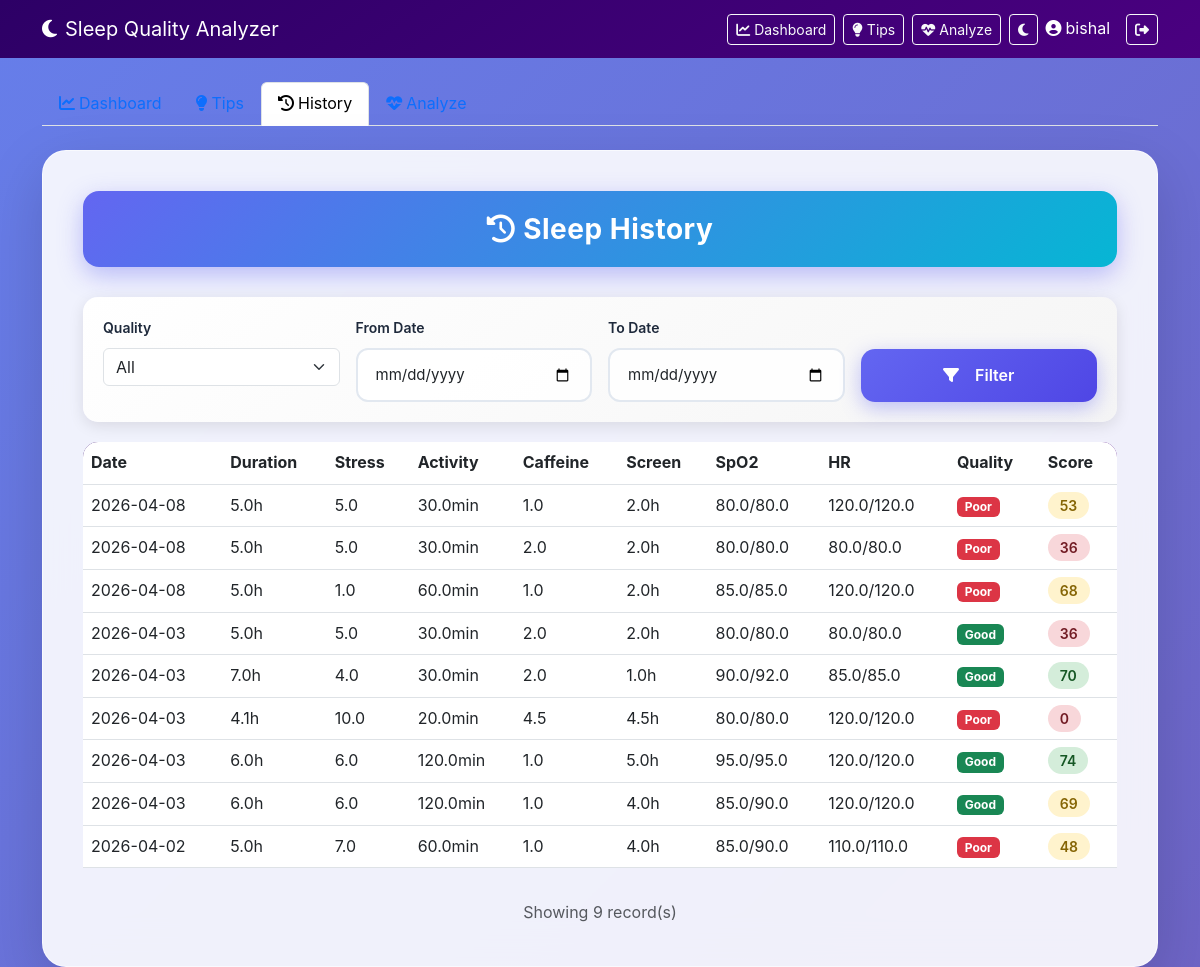
The page /history (signed in) on the database as committed earlier.
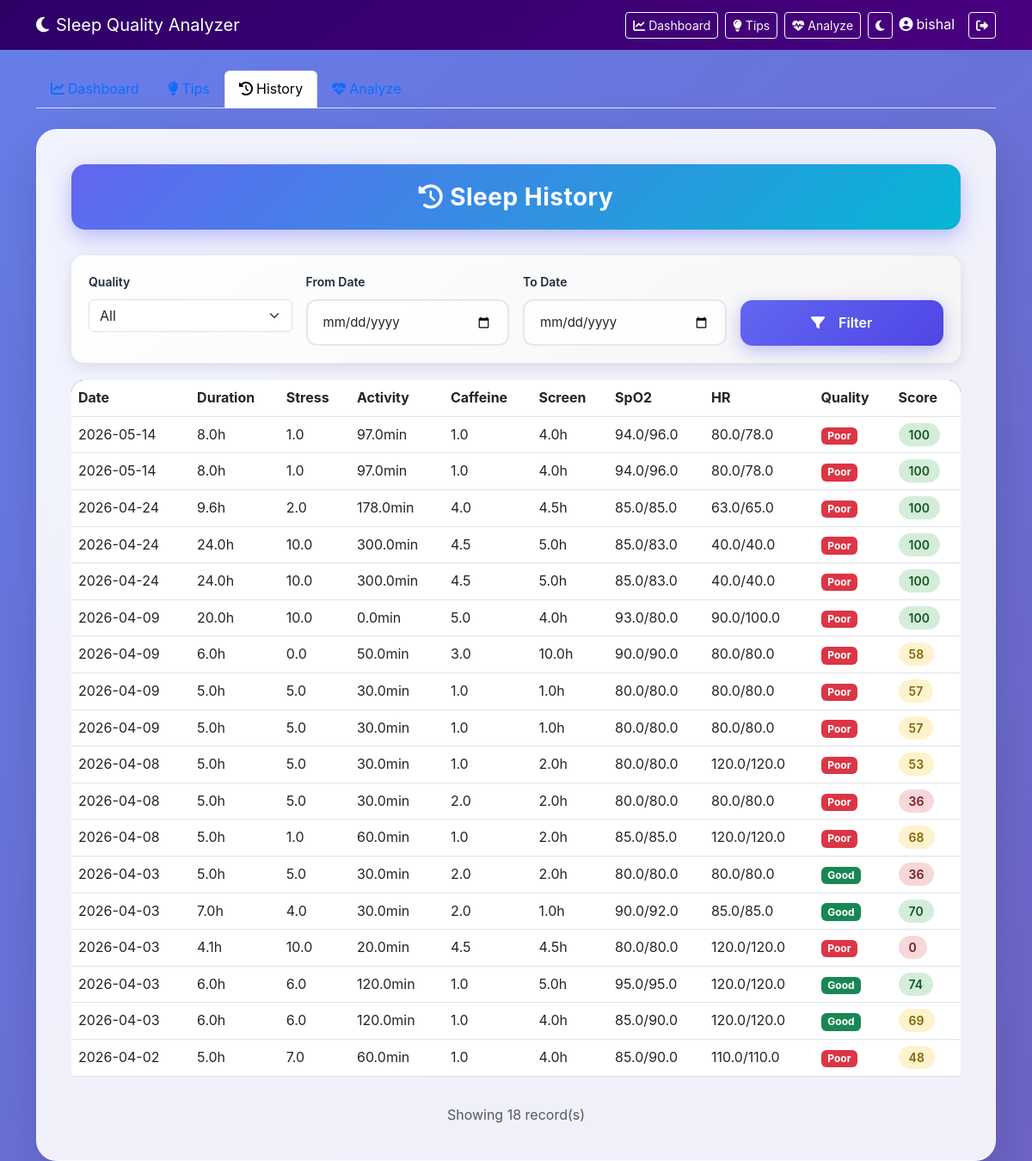
The same page on the database as committed later.
### tables this page shows
CREATE TABLE sleep_records (

        id INTEGER PRIMARY KEY AUTOINCREMENT,

        username TEXT,

        duration REAL,
        stress REAL,
        activity REAL,
        caffeine REAL,
        screen REAL,

        spo2_before REAL,
        spo2_after REAL,

        hr_before REAL,
        hr_after REAL,

        quality TEXT,
        score INTEGER,

        date TEXT

    );

### app.py (the view)
@app.route("/history")
def history():
    if "user" not in session:
        return redirect("/login")
    username = session["user"]
    quality_filter = request.args.get("quality", "")
    date_from = request.args.get("date_from", "")
    date_to = request.args.get("date_to", "")
    query = "SELECT * FROM sleep_records WHERE username=?"
    params = [username]
    if quality_filter:
        query += " AND quality=?"
        params.append(quality_filter)
    if date_from:
        query += " AND date>=?"
        params.append(date_from)
    if date_to:
        query += " AND date<=?"
        params.append(date_to)
    query += " ORDER BY date DESC"
    conn = sqlite3.connect("sleep.db")
    records = conn.execute(query, params).fetchall()
    conn.close()
    return render_template(
        "history.html",
        user=username,
        records=records,
        quality_filter=quality_filter,
        date_from=date_from,
        date_to=date_to
    )

### templates/history.html (shortened to what this page needs)
<!DOCTYPE html>
<html>
<head>
    <link href="https://cdn.jsdelivr.net/npm/bootstrap@5.3.0/dist/css/bootstrap.min.css" rel="stylesheet">
    <link rel="stylesheet" href="{{ url_for('static', filename='style.css') }}">
    <link rel="stylesheet" href="https://cdnjs.cloudflare.com/ajax/libs/font-awesome/6.4.0/css/all.min.css">
</head>
<body {% if dark_mode %}class="dark-mode"{% endif %}>
<nav class="navbar navbar-expand-lg navbar-dark" style="background: linear-gradient(145deg, #2d0066, #4a0080);">
    <div class="container">
        <a class="navbar-brand" href="/">
            <i class="fas fa-moon me-2"></i>Sleep Quality Analyzer
        </a>
        <div class="d-flex align-items-center">
            <a href="/dashboard" class="btn btn-outline-light btn-sm me-2">
                <i class="fas fa-chart-line me-1"></i>Dashboard
            </a>
            <a href="/tips" class="btn btn-outline-light btn-sm me-2">
                <i class="fas fa-lightbulb me-1"></i>Tips
            </a>
            <a href="/" class="btn btn-outline-light btn-sm me-2">
                <i class="fas fa-heartbeat me-1"></i>Analyze
            </a>
            <a href="/toggle_dark_mode" class="btn btn-outline-light btn-sm me-2" title="Toggle Dark Mode">
                <i class="fas fa-{% if dark_mode %}sun{% else %}moon{% endif %}"></i>
            </a>
            <span class="text-white me-3"><i class="fas fa-user-circle me-1"></i>{{ user }}</span>
            <a href="/logout" class="btn btn-outline-light btn-sm">
                <i class="fas fa-sign-out-alt"></i>
            </a>
        </div>
    </div>
</nav>
<div class="container mt-4">
    <ul class="nav nav-tabs mb-4">
        <li class="nav-item">
            <a class="nav-link" href="/dashboard">
                <i class="fas fa-chart-line me-1"></i>Dashboard
            </a>
        </li>
        <li class="nav-item">
            <a class="nav-link" href="/tips">
                <i class="fas fa-lightbulb me-1"></i>Tips
            </a>
        </li>
        <li class="nav-item">
            <a class="nav-link active" href="/history">
                <i class="fas fa-history me-1"></i>History
            </a>
        </li>
        <li class="nav-item">
            <a class="nav-link" href="/">
                <i class="fas fa-heartbeat me-1"></i>Analyze
            </a>
        </li>
    </ul>
    <div class="glass-card animate-fade-in">
        <div class="title-box">
            <i class="fas fa-history me-2"></i>Sleep History
        </div>
        <div class="filter-card">
            <form method="GET" class="row g-3">
                <div class="col-md-3">
                    <label class="form-label">Quality</label>
                    <select class="form-select" name="quality">
                        <option value="">All</option>
                    </select>
                </div>
                <div class="col-md-3">
                    <label class="form-label">From Date</label>
                    <input type="date" class="form-control" name="date_from" value="{{ date_from }}">
                </div>
                <div class="col-md-3">
                    <label class="form-label">To Date</label>
                    <input type="date" class="form-control" name="date_to" value="{{ date_to }}">
                </div>
                <div class="col-md-3 d-flex align-items-end">
                    <button type="submit" class="btn-3d w-100">
                        <i class="fas fa-filter me-2"></i>Filter
                    </button>
                </div>
            </form>
        </div>
        <div class="table-responsive history-table">
            <table class="table table-hover">
                <thead>
                    <tr>
                        <th>Date</th>
                        <th>Duration</th>
                        <th>Stress</th>
                        <th>Activity</th>
                        <th>Caffeine</th>
                        <th>Screen</th>
                        <th>SpO2</th>
                        <th>HR</th>
                        <th>Quality</th>
                        <th>Score</th>
                    </tr>
                </thead>
                <tbody>
                    {% for record in records %}
                    <tr class="animate-fade-in animate-delay-{{ loop.index % 3 + 1 }}">
                        <td>{{ record[13][:10] }}</td>
                        <td>{{ record[2] }}h</td>
                        <td>{{ record[3] }}</td>
                        <td>{{ record[4] }}min</td>
                        <td>{{ record[5] }}</td>
                        <td>{{ record[6] }}h</td>
                        <td>{{ record[7] }}/{{ record[8] }}</td>
                        <td>{{ record[9] }}/{{ record[10] }}</td>
                        <td>
                            {% if record[11] == 'Good' %}
                            <span class="badge bg-success">Good</span>
                            {% elif record[11] == 'Fair' %}
                            <span class="badge bg-warning">Fair</span>
                            {% else %}
                            <span class="badge bg-danger">Poor</span>
                            {% endif %}
                        </td>
                        <td>
                            {% if record[12] >= 70 %}
                            <span class="score-badge score-high">{{ record[12] }}</span>
                            {% elif record[12] >= 40 %}
                            <span class="score-badge score-medium">{{ record[12] }}</span>
                            {% else %}
                            <span class="score-badge score-low">{{ record[12] }}</span>
                            {% endif %}
                        </td>
                    </tr>
                    {% endfor %}
                </tbody>
            </table>
        </div>
        <div class="text-center mt-3">
            <span class="text-muted">Showing {{ records|length }} record(s)</span>
        </div>
    </div>
</div>
</body>
</html>

### static/style.css (style rules this page uses)
:root { --primary: #6366f1; --primary-dark: #4f46e5; --primary-light: #818cf8; --accent: #06b6d4; --success: #10b981; --warning: #f59e0b; --danger: #ef4444; --dark: #1e293b; --light: #f8fafc; --glass-bg: rgba(255, 255, 255, 0.9); --glass-border: rgba(255, 255, 255, 0.6); --shadow: 0 8px 32px rgba(0, 0, 0, 0.1); --shadow-lg: 0 20px 60px rgba(0, 0, 0, 0.15); }
* { margin: 0; padding: 0; box-sizing: border-box; }
body { font-family: 'Inter', system-ui, -apple-system, sans-serif; background: linear-gradient(135deg, #667eea 0%, #764ba2 50%, #6B8DD6 100%); background-size: 400% 400%; animation: gradientMove 15s ease infinite; min-height: 100vh; color: var(--dark); line-height: 1.6; }
.glass-card { background: var(--glass-bg); backdrop-filter: blur(20px); -webkit-backdrop-filter: blur(20px); border: 1px solid var(--glass-border); border-radius: 24px; padding: 40px; box-shadow: var(--shadow-lg); transition: transform 0.3s ease, box-shadow 0.3s ease; }
.title-box { background: linear-gradient(135deg, var(--primary) 0%, var(--accent) 100%); color: white; font-size: 28px; font-weight: 700; text-align: center; padding: 16px 24px; border-radius: 16px; margin-bottom: 30px; box-shadow: 0 8px 24px rgba(99, 102, 241, 0.4); letter-spacing: 0.5px; }
.btn-3d { background: linear-gradient(135deg, var(--primary) 0%, var(--primary-dark) 100%); color: white; border: none; padding: 14px 32px; border-radius: 14px; font-size: 16px; font-weight: 600; cursor: pointer; box-shadow: 0 6px 20px rgba(99, 102, 241, 0.4); transition: all 0.2s ease; text-decoration: none; display: inline-flex; align-items: center; justify-content: center; gap: 8px; }
.form-control { border: 2px solid #e2e8f0; border-radius: 12px; padding: 14px 18px; font-size: 15px; transition: all 0.3s ease; background: rgba(255, 255, 255, 0.9); }
.form-label { font-weight: 600; color: var(--dark); margin-bottom: 8px; display: block; font-size: 14px; }
.score-badge { padding: 6px 14px; border-radius: 20px; font-weight: 600; font-size: 14px; }
.animate-delay-1 { animation-delay: 0.1s; opacity: 0; }
.animate-delay-2 { animation-delay: 0.2s; opacity: 0; }
.animate-delay-3 { animation-delay: 0.3s; opacity: 0; }
.history-table tbody tr { animation: fadeIn 0.3s ease forwards; opacity: 0; }
.history-table tbody tr:nth-child(1) { animation-delay: 0.05s; }
.history-table tbody tr:nth-child(2) { animation-delay: 0.1s; }
.history-table tbody tr:nth-child(3) { animation-delay: 0.15s; }
.history-table tbody tr:nth-child(4) { animation-delay: 0.2s; }
.history-table tbody tr:nth-child(5) { animation-delay: 0.25s; }
.history-table tbody tr:nth-child(6) { animation-delay: 0.3s; }
.history-table tbody tr:nth-child(7) { animation-delay: 0.35s; }
.history-table tbody tr:nth-child(8) { animation-delay: 0.4s; }
.history-table tbody tr:nth-child(9) { animation-delay: 0.45s; }
.history-table tbody tr:nth-child(10) { animation-delay: 0.5s; }

### templates/history.html (style rules this page uses)
.filter-card { background: linear-gradient(145deg, #ffffff, #f5f5f5); border-radius: 15px; padding: 20px; margin-bottom: 20px; box-shadow: 0 4px 15px rgba(0,0,0,0.1); }
.history-table { border-radius: 15px; overflow: hidden; }
.history-table thead { background: linear-gradient(145deg, #2d0066, #4a0080); color: white; }
.history-table tbody tr { transition: all 0.3s ease; }
.score-badge { padding: 5px 12px; border-radius: 20px; font-weight: 600; }
.score-high { background: #d4edda; color: #155724; }
.score-medium { background: #fff3cd; color: #856404; }
.score-low { background: #f8d7da; color: #721c24; }
.animate-fade-in { animation: fadeIn 0.5s ease forwards; }
.animate-delay-1 { animation-delay: 0.1s; }
.animate-delay-2 { animation-delay: 0.2s; }
.animate-delay-3 { animation-delay: 0.3s; }

Rows that differ between the two databases and show on the page:
added sleep_records: date "2026-05-14", duration "8.0", stress "1.0", activity "97.0", caffeine "1.0", screen "4.0", spo2_before "94.0", spo2_after "96.0", hr_before "80.0", hr_after "78.0", quality "Poor", score "100"
added sleep_records: date "2026-05-14", duration "8.0", stress "1.0", activity "97.0", caffeine "1.0", screen "4.0", spo2_before "94.0", spo2_after "96.0", hr_before "80.0", hr_after "78.0", quality "Poor", score "100"
added sleep_records: date "2026-04-24", duration "9.6", stress "2.0", activity "178.0", caffeine "4.0", screen "4.5", spo2_before "85.0", spo2_after "85.0", hr_before "63.0", hr_after "65.0", quality "Poor", score "100"
added sleep_records: date "2026-04-24", duration "24.0", stress "10.0", activity "300.0", caffeine "4.5", screen "5.0", spo2_before "85.0", spo2_after "83.0", hr_before "40.0", hr_after "40.0", quality "Poor", score "100"
added sleep_records: date "2026-04-24", duration "24.0", stress "10.0", activity "300.0", caffeine "4.5", screen "5.0", spo2_before "85.0", spo2_after "83.0", hr_before "40.0", hr_after "40.0", quality "Poor", score "100"
added sleep_records: date "2026-04-09", duration "20.0", stress "10.0", activity "0.0", caffeine "5.0", screen "4.0", spo2_before "93.0", spo2_after "80.0", hr_before "90.0", hr_after "100.0", quality "Poor", score "100"
added sleep_records: date "2026-04-09", duration "6.0", stress "0.0", activity "50.0", caffeine "3.0", screen "10.0", spo2_before "90.0", spo2_after "90.0", hr_before "80.0", hr_after "80.0", quality "Poor", score "58"
added sleep_records: date "2026-04-09", duration "5.0", stress "5.0", activity "30.0", caffeine "1.0", screen "1.0", spo2_before "80.0", spo2_after "80.0", hr_before "80.0", hr_after "80.0", quality "Poor", score "57"
added sleep_records: date "2026-04-09", duration "5.0", stress "5.0", activity "30.0", caffeine "1.0", screen "1.0", spo2_before "80.0", spo2_after "80.0", hr_before "80.0", hr_after "80.0", quality "Poor", score "57"
Other text that changed with them:
{{ records|length }}: "9" → "18"
